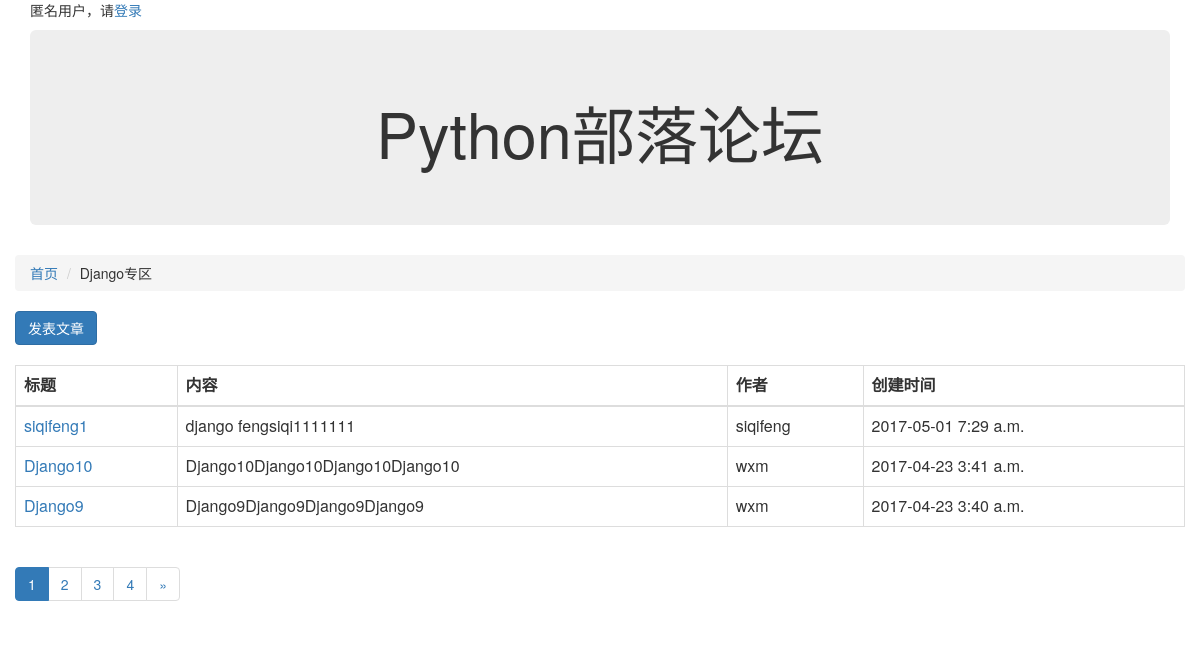
The app's page /article/list/2 with its own data.
### block/models.py (models this page shows, shortened)
class Block(models.Model):
    name=models.CharField("板块名称",max_length=100)
    desc=models.CharField("板块描述",max_length=100)
    manager_name=models.CharField("板块管理员",max_length=100)
    status = models.IntegerField("状态",choices=((0,'正常'),(-1,'删除')),default=0)
    class Meta:
        verbose_name="版块"
        verbose_name_plural="版块"

### article/models.py (models this page shows, shortened)
class Article(models.Model):
    owner = models.ForeignKey(User,verbose_name="作者")
    block = models.ForeignKey(Block,verbose_name="板块ID")
    title = models.CharField("文章名称",max_length=100)
    content = models.CharField("文章内容",max_length=10000)
    status = models.IntegerField("状态",choices=((0,'正常'),(-1,'无效')),default=0)
    create_timestamp = models.DateTimeField("创建时间",auto_now_add=True)
    last_update_timestamp = models.DateTimeField("更新时间",auto_now=True)
    class Meta:
        verbose_name="文章"
        verbose_name_plural="文章"

### article/view.py (the view)
# urls.py: url(r'^list/(?P<block_id>\d+)',article_list),
def article_list(request,block_id):
    block_id = int(block_id)
    block = Block.objects.get(id=block_id)
    page_no = int(request.GET.get("page_no","1"))
    all_articles = Article.objects.filter(block=block,status=0).order_by("-id")
    page_articles,paginate_data = paginate_queryset(all_articles,page_no)
    return render(request,"article_list.html",{"articles":page_articles,"b":block,"paginate_data":paginate_data})

### article/templates/article_list.html
{% extends "base.html" %}
{% block content %}
<ol class="breadcrumb">
    <li><a href="/">首页</a></li>
    <li class="artive">{{ b.name }}</li>
</ol>
<a href="/article/{{ b.id }}/publish_article" class="btn btn-primary">发表文章</a>
<br />
<br />
<table class="table table-bordered">
    <thead>
        <tr>
            <th>标题</th>
            <th>内容</th>
            <th>作者</th>
            <th>创建时间</th>
        </tr>
    </thead>
    <tbody>
        {% for article in articles %}
        <tr>
            <td><a href="/article/{{ b.id }}/article_detail/{{ article.id }}">{{ article.title }}</a></td>
            <td>{{ article.content }}</td>
            <td>{{ article.owner }}</td>
            <td>{{ article.create_timestamp|date:"Y-m-d P" }}</td>
        </tr>
        {% endfor %}
    </tbody>
</table>
{% include "pagination_html.html" %}
{% endblock %}

### records on screen
Block: name "Django专区"
Article: title "siqifeng1", content "django fengsiqi1111111", owner "siqifeng", create_timestamp "2017-05-01 7:29 a.m."
Article: title "Django10", content "Django10Django10Django10Django10", owner "wxm", create_timestamp "2017-04-23 3:41 a.m."
Article: title "Django9", content "Django9Django9Django9Django9", owner "wxm", create_timestamp "2017-04-23 3:40 a.m."

### other values on screen
{{ page_num }} "1"
{{ page_num }} "2" "3" "4"
